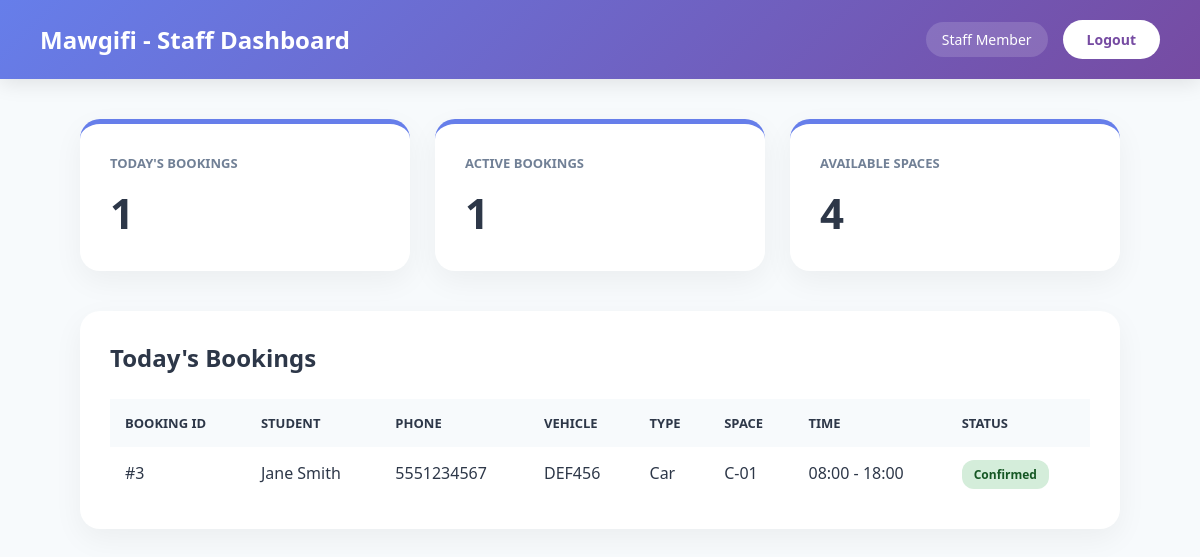
The app's page /staff/dashboard.php (signed in) with its own data.
### tables this page shows
CREATE TABLE Booking (
    booking_id INT AUTO_INCREMENT PRIMARY KEY,
    vehicle_id INT NOT NULL,
    event_id INT,
    Space_id INT,
    Availability_id INT,
    booking_end DATETIME,
    booking_qr_code VARCHAR(255),
    created_at TIMESTAMP DEFAULT CURRENT_TIMESTAMP,
    updated_at TIMESTAMP DEFAULT CURRENT_TIMESTAMP ON UPDATE CURRENT_TIMESTAMP,
    Booking_invoice VARCHAR(255),
    booking_start DATETIME,
    FOREIGN KEY (vehicle_id) REFERENCES Vehicle(vehicle_id) ON DELETE CASCADE ON UPDATE CASCADE,
    FOREIGN KEY (event_id) REFERENCES Event(event_id) ON DELETE SET NULL ON UPDATE CASCADE,
    FOREIGN KEY (Space_id) REFERENCES ParkingSpace(Space_id) ON DELETE SET NULL ON UPDATE CASCADE,
    FOREIGN KEY (Availability_id) REFERENCES Availability(Availability_id) ON DELETE SET NULL ON UPDATE CASCADE,
    INDEX idx_vehicle_id (vehicle_id),
    INDEX idx_booking_start (booking_start),
    INDEX idx_booking_end (booking_end)
);

CREATE TABLE User (
    user_id INT AUTO_INCREMENT PRIMARY KEY,
    UserName VARCHAR(100) NOT NULL,
    Email VARCHAR(150) UNIQUE NOT NULL,
    PhoneNumber VARCHAR(20),
    UserType ENUM('admin', 'user', 'staff') DEFAULT 'user',
    created_at TIMESTAMP DEFAULT CURRENT_TIMESTAMP,
    updated_at TIMESTAMP DEFAULT CURRENT_TIMESTAMP ON UPDATE CURRENT_TIMESTAMP,
    password VARCHAR(255) NOT NULL,
    Address TEXT,
    INDEX idx_email (Email),
    INDEX idx_usertype (UserType)
);

CREATE TABLE Vehicle (
    vehicle_id INT AUTO_INCREMENT PRIMARY KEY,
    user_id INT NOT NULL,
    vehicle_type VARCHAR(50),
    vehicle_model VARCHAR(100),
    license_plate VARCHAR(20) UNIQUE NOT NULL,
    grant_document VARCHAR(255),
    created_at TIMESTAMP DEFAULT CURRENT_TIMESTAMP,
    approved_by INT,
    Approved_date DATETIME,
    FOREIGN KEY (user_id) REFERENCES User(user_id) ON DELETE CASCADE ON UPDATE CASCADE,
    FOREIGN KEY (approved_by) REFERENCES User(user_id) ON DELETE SET NULL ON UPDATE CASCADE,
    INDEX idx_user_id (user_id),
    INDEX idx_license_plate (license_plate)
);

CREATE TABLE ParkingSpace (
    Space_id INT AUTO_INCREMENT PRIMARY KEY,
    area_id INT NOT NULL,
    Availability_id INT,
    space_number VARCHAR(20) NOT NULL,
    qr_code VARCHAR(255) UNIQUE,
    qr_img_path VARCHAR(255),
    created_at TIMESTAMP DEFAULT CURRENT_TIMESTAMP,
    updated_at TIMESTAMP DEFAULT CURRENT_TIMESTAMP ON UPDATE CURRENT_TIMESTAMP,
    FOREIGN KEY (area_id) REFERENCES ParkingArea(area_id) ON DELETE CASCADE ON UPDATE CASCADE,
    FOREIGN KEY (Availability_id) REFERENCES Availability(Availability_id) ON DELETE SET NULL ON UPDATE CASCADE,
    INDEX idx_area_id (area_id),
    INDEX idx_space_number (space_number),
    UNIQUE KEY unique_space (area_id, space_number)
);

### staff/dashboard.php (the view, shortened to what this page needs)
<?php
$conn = getDBConnection();
$today_bookings = $conn->query("SELECT COUNT(*) as count FROM Booking WHERE DATE(booking_start) = CURDATE()")->fetch_assoc()['count'];
$active_bookings = $conn->query("SELECT COUNT(*) as count FROM Booking WHERE booking_end >= NOW()")->fetch_assoc()['count'];
$available_spaces = $conn->query("SELECT COUNT(*) as count FROM ParkingSpace ps JOIN Availability a ON ps.Availability_id = a.Availability_id WHERE a.status = 'available'")->fetch_assoc()['count'];
$todays_bookings = $conn->query("
    SELECT b.*, u.UserName, u.PhoneNumber, v.license_plate, v.vehicle_type, ps.space_number
    FROM Booking b
    JOIN Vehicle v ON b.vehicle_id = v.vehicle_id
    JOIN User u ON v.user_id = u.user_id
    LEFT JOIN ParkingSpace ps ON b.Space_id = ps.Space_id
    WHERE DATE(b.booking_start) = CURDATE()
    ORDER BY b.booking_start ASC
");
?>
<!DOCTYPE html>
<html lang="en">
<head>
</head>
<body>
    <nav class="navbar">
        <h1>Mawgifi - Staff Dashboard</h1>
        <div class="user-info">
            <span>Staff Member</span>
            <a href="../logout.php" class="logout-btn">Logout</a>
        </div>
    </nav>
    <div class="container">
        <div class="stats-grid">
            <div class="stat-card">
                <h3>Today's Bookings</h3>
                <div class="number"><?php echo $today_bookings; ?></div>
            </div>
            <div class="stat-card">
                <h3>Active Bookings</h3>
                <div class="number"><?php echo $active_bookings; ?></div>
            </div>
            <div class="stat-card">
                <h3>Available Spaces</h3>
                <div class="number"><?php echo $available_spaces; ?></div>
            </div>
        </div>
        <div class="section">
            <h2>Today's Bookings</h2>
            <table>
                <thead>
                    <tr>
                        <th>Booking ID</th>
                        <th>Student</th>
                        <th>Phone</th>
                        <th>Vehicle</th>
                        <th>Type</th>
                        <th>Space</th>
                        <th>Time</th>
                        <th>Status</th>
                    </tr>
                </thead>
                <tbody>
                    <?php while ($booking = $todays_bookings->fetch_assoc()): ?>
                    <tr>
                        <td>#<?php echo $booking['booking_id']; ?></td>
                        <td><?php echo htmlspecialchars($booking['UserName']); ?></td>
                        <td><?php echo htmlspecialchars($booking['PhoneNumber']); ?></td>
                        <td><?php echo htmlspecialchars($booking['license_plate']); ?></td>
                        <td><?php echo htmlspecialchars($booking['vehicle_type']); ?></td>
                        <td><?php echo htmlspecialchars($booking['space_number'] ?? 'N/A'); ?></td>
                        <td><?php echo date('H:i', strtotime($booking['booking_start'])) . ' - ' . date('H:i', strtotime($booking['booking_end'])); ?></td>
                        <td><span class="badge badge-success">Confirmed</span></td>
                    </tr>
                    <?php endwhile; ?>
                </tbody>
            </table>
        </div>
    </div>
</body>
</html>

### staff/dashboard.php (style rules this page uses)
:root { --primary-grad: linear-gradient(135deg, #667eea 0%, #764ba2 100%); --text-dark: #2d3748; --text-light: #718096; --bg-light: #f7fafc; }
* { margin: 0; padding: 0; box-sizing: border-box; }
body { font-family: 'Segoe UI', system-ui, -apple-system, sans-serif; background: var(--bg-light); }
.navbar { background: var(--primary-grad); color: white; padding: 20px 40px; display: flex; justify-content: space-between; align-items: center; box-shadow: 0 4px 20px rgba(0,0,0,0.1); }
.navbar h1 { font-size: 1.5rem; font-weight: 700; }
.user-info { display: flex; align-items: center; gap: 15px; }
.user-info span { background: rgba(255,255,255,0.15); padding: 8px 16px; border-radius: 20px; font-size: 14px; }
.logout-btn { background: white; color: #764ba2; border: none; padding: 10px 24px; border-radius: 20px; cursor: pointer; text-decoration: none; font-size: 14px; font-weight: 600; }
.container { max-width: 1100px; margin: 40px auto; padding: 0 30px; }
.stats-grid { display: grid; grid-template-columns: repeat(auto-fit, minmax(240px, 1fr)); gap: 25px; margin-bottom: 40px; }
.stat-card { background: white; padding: 30px; border-radius: 20px; box-shadow: 0 10px 30px rgba(0,0,0,0.05); border-top: 5px solid #667eea; }
.stat-card h3 { color: var(--text-light); font-size: 13px; margin-bottom: 12px; text-transform: uppercase; font-weight: 600; }
.stat-card .number { font-size: 42px; font-weight: 700; color: var(--text-dark); }
.section { background: white; border-radius: 20px; padding: 30px; box-shadow: 0 10px 30px rgba(0,0,0,0.05); }
.section h2 { margin-bottom: 25px; color: var(--text-dark); font-size: 1.5rem; }
table { width: 100%; border-collapse: collapse; }
table th { background: var(--bg-light); padding: 15px; text-align: left; font-weight: 600; color: var(--text-dark); font-size: 13px; text-transform: uppercase; }
table td { padding: 15px; border-bottom: 1px solid #eee; color: var(--text-dark); }
table tr:last-child td { border-bottom: none; }
.badge { padding: 6px 12px; border-radius: 12px; font-size: 12px; font-weight: 600; background: #d4edda; color: #155724; }

### records on screen
booking: booking_id "3", user.UserName "Jane Smith", user.PhoneNumber "5551234567", vehicle.license_plate "DEF456", vehicle.vehicle_type "Car", Space.space_number "C-01", booking_start "08:00", booking_end "18:00"

### other values on screen
$today_bookings "1"
$active_bookings "1"
$available_spaces "4"
